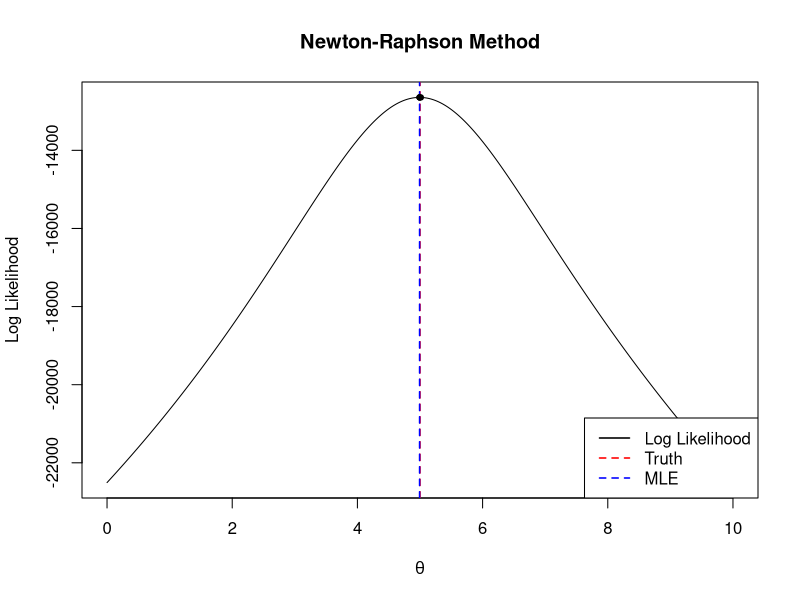

This figure's R source:
rm(list = ls())

# Generate Cauchy data
set.seed(123)
x <- rcauchy(5000, location = 5, scale = 1)
n <- length(x)

# Log-likelihood
LL <- function(theta) {
  -n * log(pi) - sum(log(1 + (x - theta)^2))
}

# Newton-Raphson
theta <- median(x)
tol <- 10^(-6)
iter <- c(theta)

repeat {
  
  score <- sum(2 * (x - theta) / (1 + (x - theta)^2))
  
  hess <- sum(2 * ((x - theta)^2 - 1) /
                (1 + (x - theta)^2)^2)
  
  # Stop if Hessian is too close to zero
  if(abs(hess) < 1e-10) break
  
  theta.new <- theta - score / hess
  
  # Stop if result is not finite
  if(!is.finite(theta.new)) break
  
  iter <- c(iter, theta.new)
  
  if(abs(theta.new - theta) < tol) break
  
  theta <- theta.new
}

MLE <- theta.new;MLE

# Likelihood curve
T <- seq(0, 10, 0.01)
L <- sapply(T, LL)

# Plot
plot(T, L, type = "l", lwd = 1,
     xlab = expression(theta),
     ylab = "Log Likelihood",
     main = "Newton-Raphson Method")

# True value
abline(v = 5, col = "red", lty = 2,lwd=1.5)

# MLE
abline(v = MLE, col = "blue", lty = 2,lwd=1.5)

# Newton-Raphson iterations
points(iter, sapply(iter, LL), pch = 19, cex = 0.7)

# Legend
legend("bottomright",
       legend = c("Log Likelihood", "Truth", "MLE"),
       lty = c(1, 2, 2),lwd=1.5,
       col = c("black", "red", "blue"))
